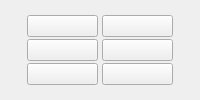
       <widget class="QWidget" name="advanced_visibility_bar_" native="true">
        <layout class="QHBoxLayout" name="horizontalLayout_13">
         <property name="spacing">
          <number>0</number>
         </property>
         <property name="leftMargin">
          <number>0</number>
         </property>
         <property name="topMargin">
          <number>4</number>
         </property>
         <property name="rightMargin">
          <number>0</number>
         </property>
         <property name="bottomMargin">
          <number>4</number>
         </property>
         <item>
          <widget class="QWidget" name="viewer_buttons_widget_" native="true">
           <property name="minimumSize">
            <size>
             <width>150</width>
             <height>74</height>
            </size>
           </property>
           <property name="maximumSize">
            <size>
             <width>150</width>
             <height>74</height>
            </size>
           </property>
           <layout class="QHBoxLayout" name="horizontalLayout_8">
            <property name="spacing">
             <number>0</number>
            </property>
            <property name="margin">
             <number>0</number>
            </property>
            <item>
             <widget class="QWidget" name="left_viewers_widget_" native="true">
              <layout class="QVBoxLayout" name="verticalLayout_12">
               <property name="spacing">
                <number>2</number>
               </property>
               <property name="margin">
                <number>2</number>
               </property>
               <item>
                <widget class="QToolButton" name="viewer_0_button_">
                 <property name="sizePolicy">
                  <sizepolicy hsizetype="Preferred" vsizetype="Preferred">
                   <horstretch>0</horstretch>
                   <verstretch>0</verstretch>
                  </sizepolicy>
                 </property>
                 <property name="text">
                  <string/>
                 </property>
                 <property name="icon">
                  <iconset resource="../../Resources/QtResources.qrc">
                   <normaloff>:/Images/VisibleOff.png</normaloff>
                   <normalon>:/Images/VisibleWhite.png</normalon>:/Images/VisibleOff.png</iconset>
                 </property>
                 <property name="checkable">
                  <bool>true</bool>
                 </property>
                </widget>
               </item>
               <item>
                <widget class="QToolButton" name="viewer_1_button_">
                 <property name="sizePolicy">
                  <sizepolicy hsizetype="Preferred" vsizetype="Preferred">
                   <horstretch>0</horstretch>
                   <verstretch>0</verstretch>
                  </sizepolicy>
                 </property>
                 <property name="text">
                  <string/>
                 </property>
                 <property name="icon">
                  <iconset resource="../../Resources/QtResources.qrc">
                   <normaloff>:/Images/VisibleOff.png</normaloff>
                   <normalon>:/Images/VisibleWhite.png</normalon>:/Images/VisibleOff.png</iconset>
                 </property>
                 <property name="checkable">
                  <bool>true</bool>
                 </property>
                 <property name="checked">
                  <bool>false</bool>
                 </property>
                </widget>
               </item>
               <item>
                <widget class="QToolButton" name="viewer_2_button_">
                 <property name="sizePolicy">
                  <sizepolicy hsizetype="Preferred" vsizetype="Preferred">
                   <horstretch>0</horstretch>
                   <verstretch>0</verstretch>
                  </sizepolicy>
                 </property>
                 <property name="text">
                  <string/>
                 </property>
                 <property name="icon">
                  <iconset resource="../../Resources/QtResources.qrc">
                   <normaloff>:/Images/VisibleOff.png</normaloff>
                   <normalon>:/Images/VisibleWhite.png</normalon>:/Images/VisibleOff.png</iconset>
                 </property>
                 <property name="checkable">
                  <bool>true</bool>
                 </property>
                </widget>
               </item>
              </layout>
             </widget>
            </item>
            <item>
             <widget class="QWidget" name="right_viewers_widget_" native="true">
              <layout class="QVBoxLayout" name="verticalLayout_13">
               <property name="spacing">
                <number>2</number>
               </property>
               <property name="margin">
                <number>2</number>
               </property>
               <item>
                <widget class="QToolButton" name="viewer_3_button_">
                 <property name="sizePolicy">
                  <sizepolicy hsizetype="Preferred" vsizetype="Preferred">
                   <horstretch>0</horstretch>
                   <verstretch>0</verstretch>
                  </sizepolicy>
                 </property>
                 <property name="text">
                  <string/>
                 </property>
                 <property name="icon">
                  <iconset resource="../../Resources/QtResources.qrc">
                   <normaloff>:/Images/VisibleOff.png</normaloff>
                   <normalon>:/Images/VisibleWhite.png</normalon>:/Images/VisibleOff.png</iconset>
                 </property>
                 <property name="checkable">
                  <bool>true</bool>
                 </property>
                </widget>
               </item>
               <item>
                <widget class="QToolButton" name="viewer_4_button_">
                 <property name="sizePolicy">
                  <sizepolicy hsizetype="Preferred" vsizetype="Preferred">
                   <horstretch>0</horstretch>
                   <verstretch>0</verstretch>
                  </sizepolicy>
                 </property>
                 <property name="text">
                  <string/>
                 </property>
                 <property name="icon">
                  <iconset resource="../../Resources/QtResources.qrc">
                   <normaloff>:/Images/VisibleOff.png</normaloff>
                   <normalon>:/Images/VisibleWhite.png</normalon>:/Images/VisibleOff.png</iconset>
                 </property>
                 <property name="checkable">
                  <bool>true</bool>
                 </property>
                </widget>
               </item>
               <item>
                <widget class="QToolButton" name="viewer_5_button_">
                 <property name="sizePolicy">
                  <sizepolicy hsizetype="Preferred" vsizetype="Preferred">
                   <horstretch>0</horstretch>
                   <verstretch>0</verstretch>
                  </sizepolicy>
                 </property>
                 <property name="text">
                  <string/>
                 </property>
                 <property name="icon">
                  <iconset resource="../../Resources/QtResources.qrc">
                   <normaloff>:/Images/VisibleOff.png</normaloff>
                   <normalon>:/Images/VisibleWhite.png</normalon>:/Images/VisibleOff.png</iconset>
                 </property>
                 <property name="checkable">
                  <bool>true</bool>
                 </property>
                </widget>
               </item>
              </layout>
             </widget>
            </item>
           </layout>
          </widget>
         </item>
        </layout>
       </widget>
